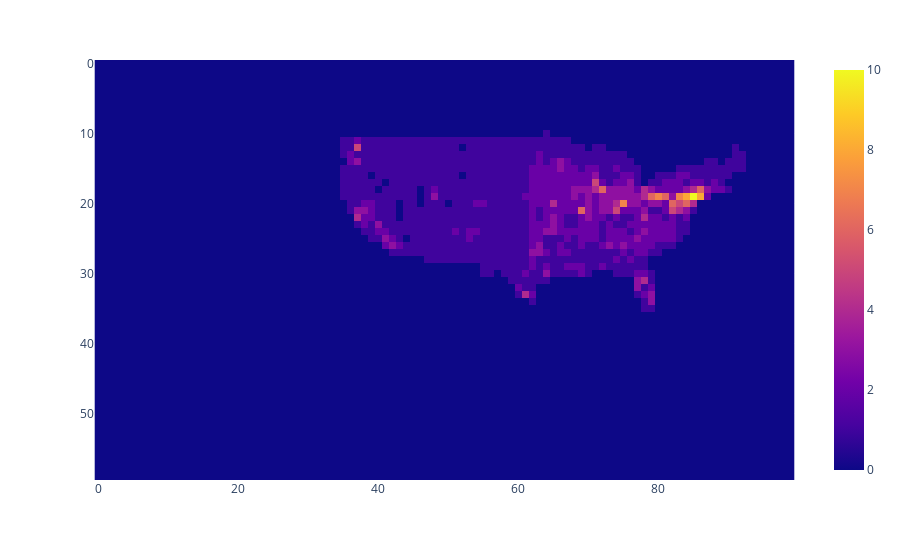

Write notebook code for a chart like this one.
### Code cell
us_map = np.zeros((60, 100))

for i in range(aggregate_us_raw_map.shape[0]):

    x = aggregate_us_raw_map['lat'][i] 
    y = aggregate_us_raw_map['lng'][i] + 35
    population_level = aggregate_us_raw_map['scale_population'][i] 
    
    us_map[x, y] = population_level


us_map_flipped = np.flipud(us_map)
# simple visualization
fig = px.imshow(us_map_flipped, color_continuous_scale=[(0.00, 'white')])
fig.show()

### Figure 1 — Plotly figure (JSON) as saved in the notebook; plotly's stock layout.template omitted (floating-point values rounded to 4 significant figures; data arrays with more than 128 entries replaced by an {"elided": "..."} marker saying what was removed)
{"data": [{"coloraxis": "coloraxis", "hovertemplate": "x: %{x}<br>y: %{y}<br>color: %{z}<extra></extra>", "name": "0", "type": "heatmap", "xaxis": "x", "yaxis": "y", "z": {"elided": "60x100 int values"}}], "layout": {"coloraxis": {"colorscale": [[0, "white"]]}, "margin": {"t": 60}, "xaxis": {"anchor": "y", "constrain": "domain", "domain": [0, 1], "scaleanchor": "y"}, "yaxis": {"anchor": "x", "autorange": "reversed", "constrain": "domain", "domain": [0, 1]}}}
